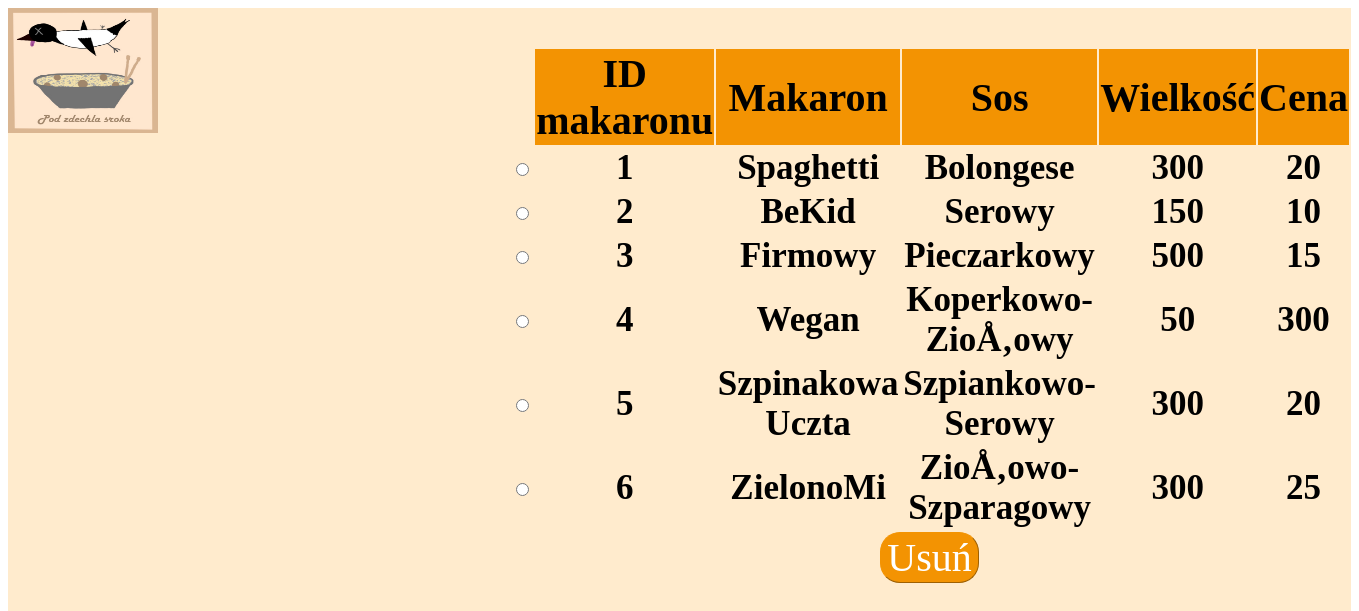
The app's page /usunmak.php with its own data.
### tables this page shows
CREATE TABLE `makarony` (
  `id` int(11) NOT NULL,
  `makaron` varchar(50) DEFAULT NULL,
  `sos` varchar(50) NOT NULL,
  `wielkosc` int(11) NOT NULL,
  `cena` int(11) DEFAULT NULL
);

### usunmak.php (the view, shortened to what this page needs)
<html>
    <head>
    <link rel = "stylesheet" href = "usumak.css" >
</head>
<body>
<div id="container">
<div id="logo"><a><img src="logo.jpg" width="150" height="125" alt="tekst alternatywny" onClick="history.back();"></a></div>
<?php
$con = new mysqli("localhost","maka","Klasa1618","lisekkk");
$q="SELECT * FROM makarony";
if($wynik=$con->query($q)){
	echo"<form action='delmak.php' method='get' enctype='text/plain'>";
    echo "<table id='tabelka'>";
    echo    "<tr>";
    echo "<td></td>";
    echo "<td id='first'>ID makaronu</td>";
     echo "<td id='first'>Makaron</td>";
     echo "<td id='first'>Sos</td>";
     echo "<td id='first'>Wielkość</td>";
     echo "<td id='first'>Cena</td>";
     echo "</tr>";
while($row=$wynik->fetch_array()){
    echo "<tr>";
	echo "<td> <input type='radio' name='jj' id='".$row["id"] ."'value='".$row["id"]."'></input></td>";
	echo "<td id='duo'>" .$row["id"] .  "</td>";
echo "<td id='duo'>" .$row["makaron"] .  "</td>";
echo "<td id='duo'>" .$row["sos"] .  "</td>";
echo "<td id='duo'>" .$row["wielkosc"] .  "</td>";
echo "<td id='duo'>" .$row["cena"] .  "</td>";
echo"</tr>";
}
echo"<tr>";
echo "<td colspan='7'>" ."<input type='submit' id='przycisk' value='Usuń'>".  "</td>";
echo"</tr>";
echo"</table>";
}
else{
echo $con->errno . " " . $con->error;}
?>
</div>
</body>
</html>

### usumak.css (style rules this page uses)
#container { width:100%; height:100%; background-color:#FFEBCD; margin-left: auto; margin-right: auto; margin-top: 1px; text-align: center; }
#tabelka { text-align: center; float: left; margin-left: 500px; }
#first { font-family: 'Whisper', cursive; font-size: 40px; font-weight: bold; background-color: #f39302; }
#duo { font-size: 35px; font-family: 'Whisper', cursive; font-weight: bold; }
#przycisk { font-family: 'Whisper', cursive; background-color: #f39302; font-size: 40px; color: white; border-radius:20px; border-color:#f39302; border-width: 1px; }
#logo { text-align: left; float: left; width: 100%; height: 5%; }

### records on screen
makarony: id "1", makaron "Spaghetti", sos "Bolongese", wielkosc "300", cena "20"
makarony: id "2", makaron "BeKid", sos "Serowy", wielkosc "150", cena "10"
makarony: id "3", makaron "Firmowy", sos "Pieczarkowy", wielkosc "500", cena "15"
makarony: id "4", makaron "Wegan", sos "Koperkowo-ZioÅ‚owy", wielkosc "50", cena "300"
makarony: id "5", makaron "Szpinakowa Uczta", sos "Szpiankowo-Serowy", wielkosc "300", cena "20"
makarony: id "6", makaron "ZielonoMi", sos "ZioÅ‚owo-Szparagowy", wielkosc "300", cena "25"
